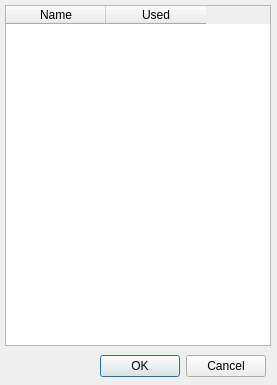
<ui version="4.0" >
 <class>ChannelSelector</class>
 <widget class="QDialog" name="ChannelSelector" >
  <property name="geometry" >
   <rect>
    <x>0</x>
    <y>0</y>
    <width>277</width>
    <height>385</height>
   </rect>
  </property>
  <property name="windowTitle" >
   <string>Select Channels for Classification</string>
  </property>
  <widget class="QDialogButtonBox" name="confirmButtons" >
   <property name="geometry" >
    <rect>
     <x>20</x>
     <y>350</y>
     <width>246</width>
     <height>32</height>
    </rect>
   </property>
   <property name="orientation" >
    <enum>Qt::Horizontal</enum>
   </property>
   <property name="standardButtons" >
    <set>QDialogButtonBox::Cancel|QDialogButtonBox::Ok</set>
   </property>
  </widget>
  <widget class="QTableWidget" name="channelTab" >
   <property name="geometry" >
    <rect>
     <x>5</x>
     <y>5</y>
     <width>266</width>
     <height>341</height>
    </rect>
   </property>
   <column>
    <property name="text" >
     <string>Name</string>
    </property>
   </column>
   <column>
    <property name="text" >
     <string>Used</string>
    </property>
   </column>
  </widget>
 </widget>
 <resources/>
 <connections>
  <connection>
   <sender>confirmButtons</sender>
   <signal>accepted()</signal>
   <receiver>ChannelSelector</receiver>
   <slot>accept()</slot>
   <hints>
    <hint type="sourcelabel" >
     <x>248</x>
     <y>254</y>
    </hint>
    <hint type="destinationlabel" >
     <x>157</x>
     <y>274</y>
    </hint>
   </hints>
  </connection>
  <connection>
   <sender>confirmButtons</sender>
   <signal>rejected()</signal>
   <receiver>ChannelSelector</receiver>
   <slot>reject()</slot>
   <hints>
    <hint type="sourcelabel" >
     <x>316</x>
     <y>260</y>
    </hint>
    <hint type="destinationlabel" >
     <x>286</x>
     <y>274</y>
    </hint>
   </hints>
  </connection>
 </connections>
</ui>
